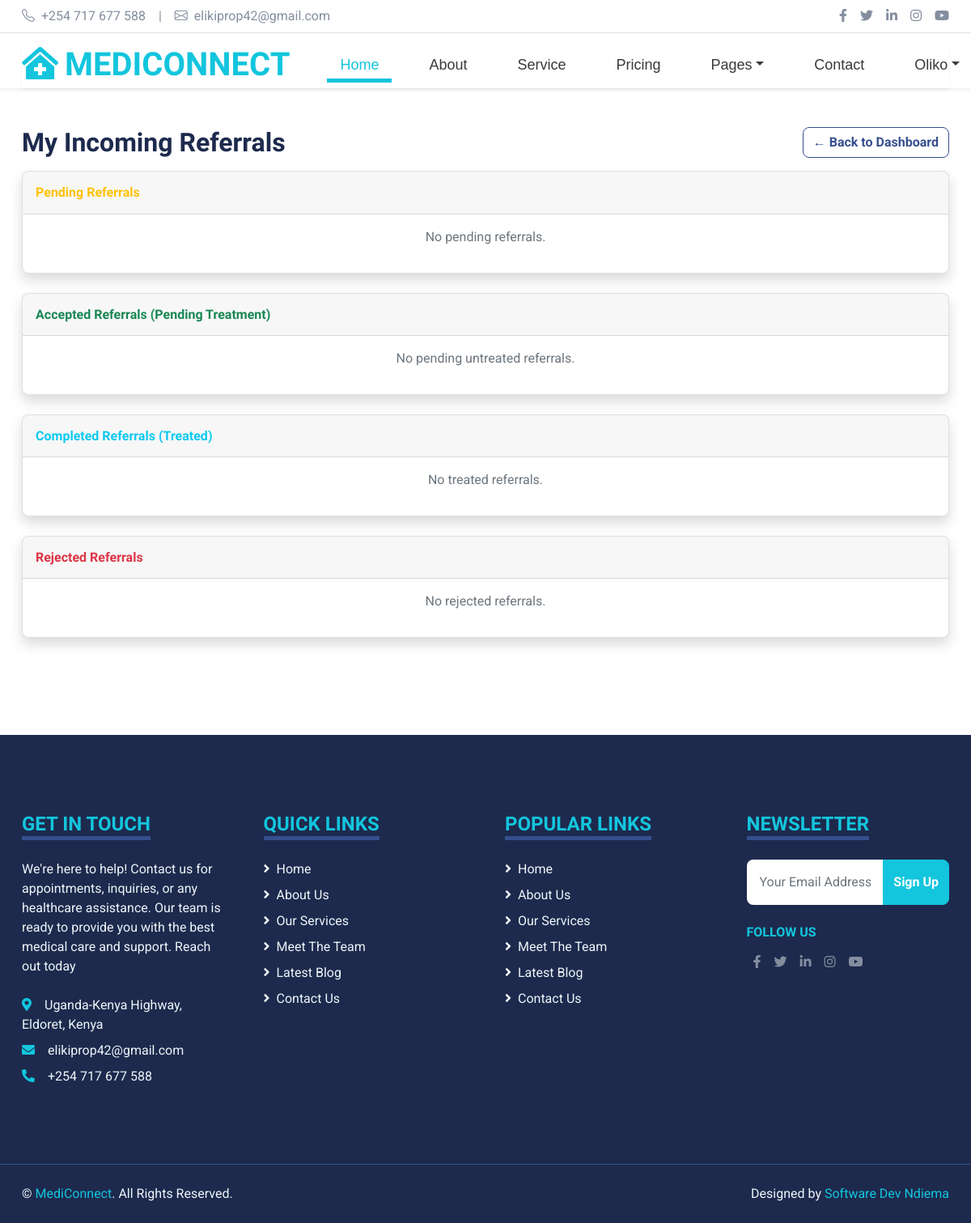
Page /referrals/incoming/ (signed in) on the earlier database version.
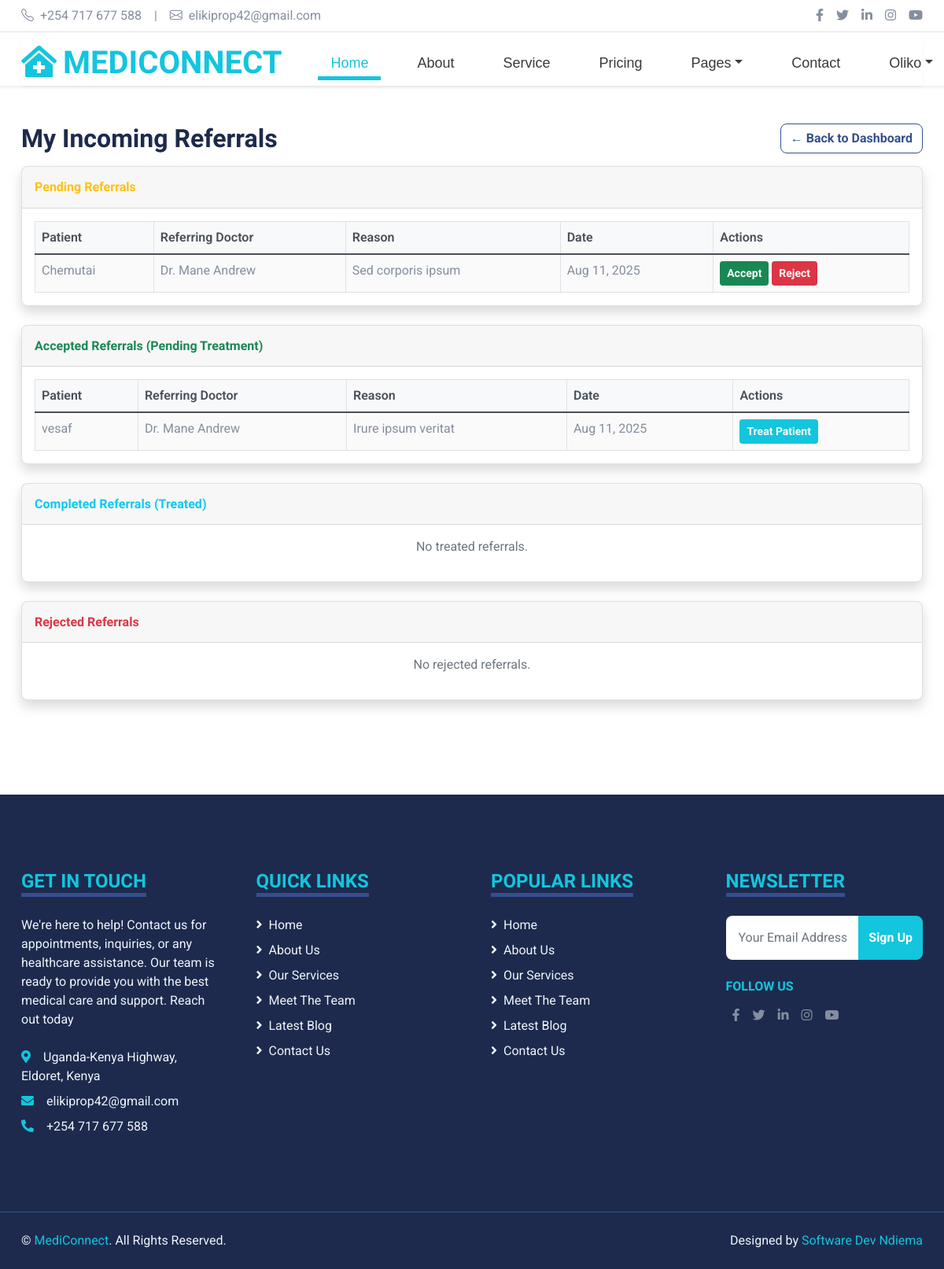
Same page on the later database version.
### mediapp/models.py (models this page shows, shortened)
class PatientReferral(models.Model):
    STATUS_CHOICES = [
        ('pending', 'Pending'),
        ('accepted', 'Accepted'),
        ('rejected', 'Rejected'),
    ]
    patient = models.ForeignKey(
        get_user_model(),
        on_delete=models.CASCADE,
        related_name="referrals"
    )
    referring_doctor = models.ForeignKey(
        Doctor,
        on_delete=models.CASCADE,
        related_name="referring_patients"
    )
    referred_doctor = models.ForeignKey(
        Doctor,
        on_delete=models.CASCADE,
        related_name="referred_patients"
    )
    reason = models.TextField()
    status = models.CharField(
        max_length=20,
        choices=STATUS_CHOICES,
        default='pending'
    )
    created_at = models.DateTimeField(auto_now_add=True)
    department = models.CharField(max_length=255, blank=True, null=True)
    is_treated = models.BooleanField(default=False)

class CustomUser(AbstractUser):
    ROLE_CHOICES = [
        ('doctor', 'Doctor'),
        ('patient', 'Patient'),
        ('admin', 'Admin'),
    ]
    role = models.CharField(max_length=20, choices=ROLE_CHOICES, default='patient')

class Doctor(models.Model):
    SPECIALTY_CHOICES = [
        ('general', 'General'),
        ('cardiology', 'Cardiology'),
        ('neurology', 'Neurology'),
        ('pediatrics', 'Pediatrics'),
    ]
    user = models.OneToOneField(
        get_user_model(),
        on_delete=models.CASCADE,
        related_name='doctor',
        db_index=True
    )
    specialty = models.CharField(
        max_length=255,
        choices=SPECIALTY_CHOICES,
        default='general'
    )
    biography = models.TextField(blank=True, default="No biography provided")

### mediapp/views.py (the view)
# urls.py: path('referrals/incoming/', views.view_incoming_referrals, name='view_incoming_referrals'),
@login_required(login_url="login")
def view_incoming_referrals(request):
    if request.user.role != "doctor":
        messages.error(request, "Only doctors can view incoming referrals.")
        return redirect("home")
    try:
        doctor = Doctor.objects.get(user=request.user)
    except Doctor.DoesNotExist:
        messages.error(request, "Doctor profile not found.")
        return redirect("home")
    incoming_referrals = PatientReferral.objects.filter(referred_doctor=doctor).order_by("-created_at")
    pending_referrals = incoming_referrals.filter(status="pending")
    accepted_referrals = incoming_referrals.filter(status="accepted", is_treated=False)
    treated_referrals = incoming_referrals.filter(status="accepted", is_treated=True)
    rejected_referrals = incoming_referrals.filter(status="rejected")
    for referral in list(pending_referrals) + list(accepted_referrals) + list(treated_referrals):
        referral.medical_record = MedicalRecord.objects.filter(patient=referral.patient).last()
    return render(request, "view_incoming_referrals.html", {
        "pending_referrals": pending_referrals,
        "accepted_referrals": accepted_referrals,
        "treated_referrals": treated_referrals,
        "rejected_referrals": rejected_referrals,
    })

### mediapp/templates/view_incoming_referrals.html (shortened to what the changed rows need)
{% extends 'base.html' %}
{% block content %}
<div class="container-fluid py-5">
    <div class="container">
        <div class="row mb-3">
            <div class="col-6">
                <h2 class="mb-0">My Incoming Referrals</h2>
            </div>
        </div>
        <div class="card shadow mb-4">
            <div class="card-body">
                {% if pending_referrals %}
                <div class="table-responsive">
                    <table class="table table-bordered">
                        <thead>
                            <tr>
                                <th>Patient</th>
                                <th>Referring Doctor</th>
                                <th>Reason</th>
                                <th>Date</th>
                                <th>Actions</th>
                            </tr>
                        </thead>
                        <tbody>
                            {% for referral in pending_referrals %}
                            <tr>
                                <td>{{ referral.patient.get_full_name|default:referral.patient.username }}</td>
                                <td>Dr. {{ referral.referring_doctor.user.get_full_name|default:referral.referring_doctor.user.username }}</td>
                                <td>{{ referral.reason }}</td>
                                <td>{{ referral.created_at|date:"M d, Y" }}</td>
                                <td>
                                    <form method="post" action="{% url 'update_referral_status' referral.id %}" class="d-inline">
                                        <button type="submit" class="btn btn-success btn-sm">Accept</button>
                                    </form>
                                    <form method="post" action="{% url 'update_referral_status' referral.id %}" class="d-inline">
                                        <button type="submit" class="btn btn-danger btn-sm">Reject</button>
                                    </form>
                                </td>
                            </tr>
                            {% endfor %}
                        </tbody>
                    </table>
                </div>
                {% else %}
                <p class="text-center text-muted">No pending referrals.</p>
                {% endif %}
            </div>
        </div>
        <div class="card shadow mb-4">
            <div class="card-body">
                {% if accepted_referrals %}
                <div class="table-responsive">
                    <table class="table table-bordered">
                        <thead>
                            <tr>
                                <th>Patient</th>
                                <th>Referring Doctor</th>
                                <th>Reason</th>
                                <th>Date</th>
                                <th>Actions</th>
                            </tr>
                        </thead>
                        <tbody>
                            {% for referral in accepted_referrals %}
                            <tr>
                                <td>{{ referral.patient.get_full_name|default:referral.patient.username }}</td>
                                <td>Dr. {{ referral.referring_doctor.user.get_full_name|default:referral.referring_doctor.user.username }}</td>
                                <td>{{ referral.reason }}</td>
                                <td>{{ referral.created_at|date:"M d, Y" }}</td>
                                <td>
                                    <a href="{% url 'treat_referred_patient' referral.id %}" class="btn btn-primary btn-sm">
                                        Treat Patient
                                    </a>
                                </td>
                            </tr>
                            {% endfor %}
                        </tbody>
                    </table>
                </div>
                {% else %}
                <p class="text-center text-muted">No pending untreated referrals.</p>
                {% endif %}
            </div>
        </div>
    </div>
</div>
{% endblock %}

Differences in the rows shown:
added PatientReferral: patient.get_full_name "Chemutai", referring_doctor.user.get_full_name "Mane Andrew", reason "Sed corporis ipsum", created_at "Aug 11, 2025", shown under "Pending Referrals"
added PatientReferral: patient.get_full_name "vesaf", referring_doctor.user.get_full_name "Mane Andrew", reason "Irure ipsum veritat", created_at "Aug 11, 2025", shown under "Accepted Referrals (Pending Treatment)"
Other differences:
text no longer shown: "No pending referrals. No pending untreated referrals."
text now shown: "Patient Referring Doctor Reason Date Actions Patient Referring Doctor Reason Date Actions"
